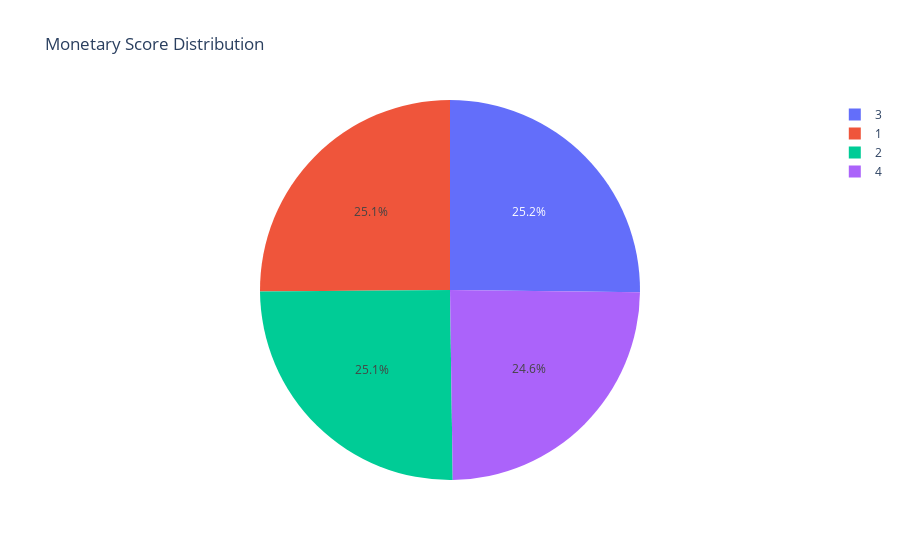

This figure's notebook cell:
### Code cell
fig = px.pie(df, values = RFM['MonetaryScore'].value_counts(), 
             names = (RFM["MonetaryScore"].value_counts()).index, 
             title = 'Monetary Score Distribution')
fig.show()

### Figure 1 — Plotly figure (JSON) as saved in the notebook; plotly's stock layout.template omitted (floating-point values rounded to 4 significant figures)
{"data": [{"domain": {"x": [0, 1], "y": [0, 1]}, "hovertemplate": "label=%{label}<br>value=%{value}<extra></extra>", "labels": [3, 1, 2, 4], "legendgroup": "", "name": "", "showlegend": true, "type": "pie", "values": [987, 985, 984, 964]}], "layout": {"legend": {"tracegroupgap": 0}, "title": {"text": "Monetary Score Distribution"}}}
